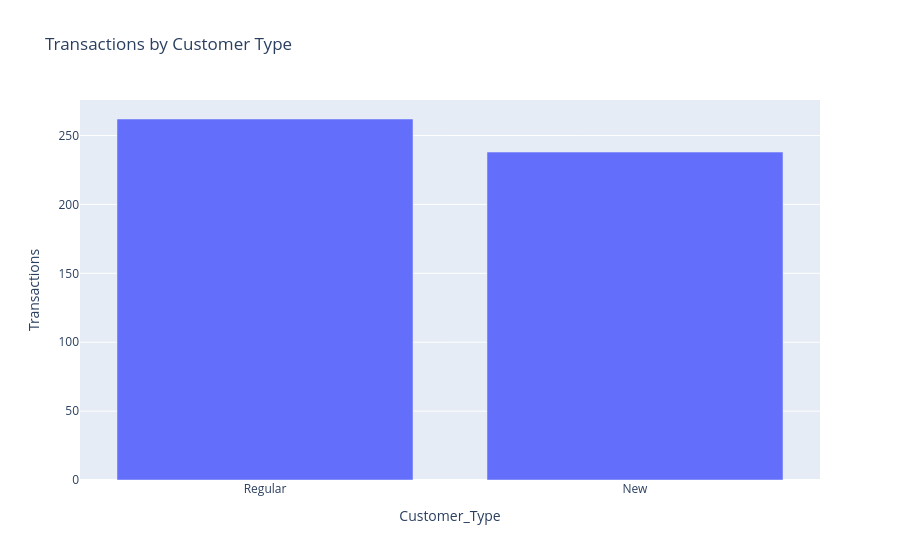

The cell this chart's notebook holds for it:
### Code cell
fig = px.bar(
    customer_counts,
    x="Customer_Type",
    y="Transactions",
    title="Transactions by Customer Type"
)

fig.show()

### Figure 1 — Plotly figure (JSON) as saved in the notebook; plotly's stock layout.template omitted (floating-point values rounded to 4 significant figures)
{"data": [{"hovertemplate": "Customer_Type=%{x}<br>Transactions=%{y}<extra></extra>", "legendgroup": "", "marker": {"color": "#636efa", "pattern": {"shape": ""}}, "name": "", "orientation": "v", "showlegend": false, "textposition": "auto", "type": "bar", "x": ["Regular", "New"], "xaxis": "x", "y": [262, 238], "yaxis": "y"}], "layout": {"barmode": "relative", "legend": {"tracegroupgap": 0}, "title": {"text": "Transactions by Customer Type"}, "xaxis": {"anchor": "y", "domain": [0, 1], "title": {"text": "Customer_Type"}}, "yaxis": {"anchor": "x", "domain": [0, 1], "title": {"text": "Transactions"}}}}
